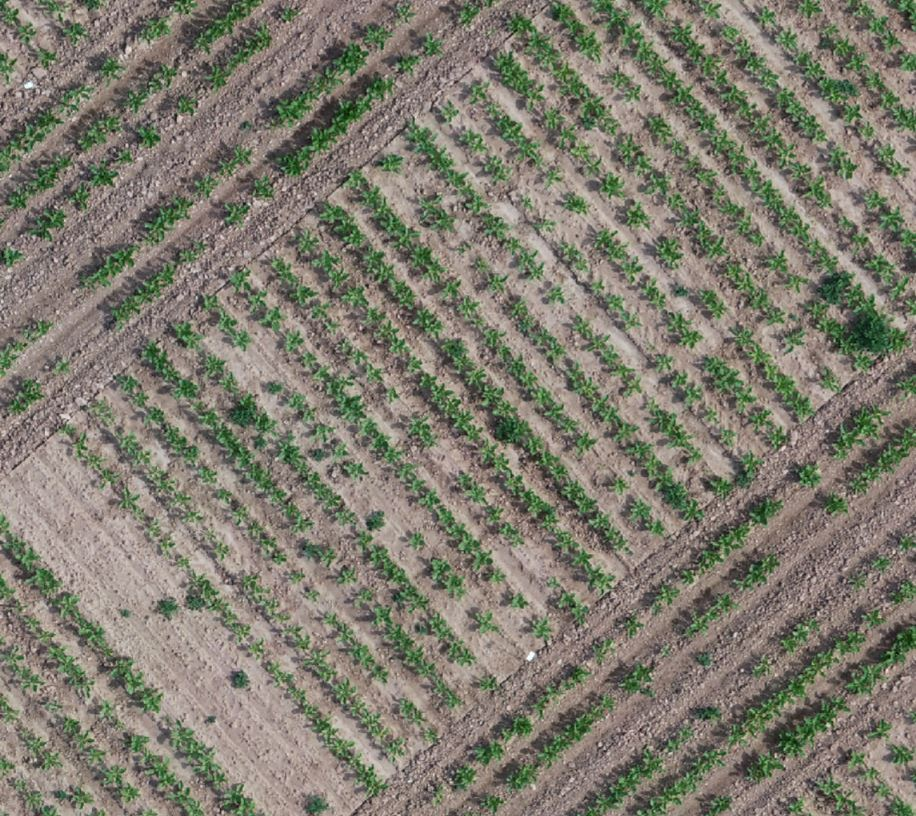
#> input picture examples/alignment/test2.JPG, 916 x 816 px, found by its file name
$ python cover_analysis.py
#> lines starting #> are read from the running program, lines starting #| are printed output that depends on the picture
### scripts/segmentation/segmentation.py
import cv2
import numpy as np
from skimage import filters
from scripts.analysis.maths import vari


# [5 lines left out: function filling, not called in this run]


def ratio_img(im, ax):
    # Calculate the representation of a certain channel relative to other channels for each pixel.
    return im[:, :, ax]/np.mean(im, axis=2)


# [9 lines left out: function otsu_mask, not called in this run]


def vari_mask(bgrim, kernel=(3,3)):
    v = vari(bgrim)
    v[v > 0] = 1
    v[v <= 0] = 0
    v = filling(v, np.ones(kernel, np.uint8))
    return v

### scripts/cover_analysis.py
# Automatic batch tool for assessing cover on RGB drone images in .JPG format.

# imports
import os
import cv2
import numpy as np
import matplotlib.pyplot as plt
from scipy.signal import find_peaks, savgol_filter
from scipy import optimize

import glob
from tkinter import filedialog
import pandas as pd
from sympy import symbols, solve

from scripts.segmentation.segmentation import otsu_mask, ratio_img, vari_mask
from scripts.analysis.analysis import cosine_func, calc_row_cover, calc_row_gaps
from scripts.align.align import align_image

# GLOBAL VARS
OUTPUT_FOLDER = "output" # The name of the output folder.
ROW_WIDTH = 200  # row width in pixels - change if necessary
# TODO: Automatic row width detection

ROW_FINDING = "periodic"  # 'periodic' or 'automatic'
AXIS = 1  # does not work yet, will implement if necessary
KERNEL = (3, 3)  # for masking - larger values = more blurry but less noisy mask
MASK_METHOD = 'VARI'  # VARI or OTSU. Recommended: VARI
THRESH = 0.2  # only relevant if method = OTSU
ALIGN = False


class DroneImg:
    def __init__(self, file_loc):
        self.rgb = cv2.imread(file_loc)
        self.bw = cv2.cvtColor(self.rgb, cv2.COLOR_RGB2GRAY)
        self.file_location = file_loc
        self.shape = self.rgb.shape
        # placeholders
        self.green = None
        self.rows = None
        self.fig = None
        self.window_length = int(ROW_WIDTH+int(not (ROW_WIDTH % 2)))  # window length has to be odd

    def mask(self):
        if MASK_METHOD == 'VARI':
            self.green = vari_mask(self.rgb, kernel=KERNEL)

        elif MASK_METHOD == 'OTSU':
            self.green = otsu_mask(self.rgb, kernel=KERNEL)

    # [52 lines left out: functions align, find_rows, find_rows2, not called in this run]

    def calc_row_cover(self):
        # Calculate average cover for each row.
        self.rows = calc_row_cover(self.rows, self.green)

    def calc_row_gaps(self):
        # Calculate gap postitions.
        self.rows = calc_row_gaps(self.rows, self.green, self.window_length, THRESH)

    # [20 lines left out: function rows_figure, not called in this run]


def main():
    d = filedialog.askdirectory()
#> the answer given: ../examples/alignment
    os.chdir(d)

    try:
        os.mkdir(OUTPUT_FOLDER)
    except FileExistsError:
        print("Warning: Target directory /{}/ already found. Files may be overwritten."
              .format(os.path.join(d, OUTPUT_FOLDER)))

    filelist = glob.glob("*.JPG")
    outlist = []

    for f in filelist:
        print(f)
        p = os.path.join(d, f)
        di = DroneImg(p)

        if ALIGN:
            di.align()

        di.mask()
        cv2.imwrite(os.path.join(d, os.path.join(OUTPUT_FOLDER, f[:-4] + "_mask.png")), 255*di.green)

        if ROW_FINDING == 'automatic':
            print("Trying to automatically determine row positions.")
            di.find_rows()
        elif ROW_FINDING == 'periodic':
            print("Trying to use a sinusoidal fit to determine row positions.")
            di.find_rows2()
        else:
            print("Provided row finding method not understood.")
            break

        print("Rows found: {}".format(len(di.rows)))
        di.calc_row_cover()
        di.calc_row_gaps()
        di.rows_figure(name=f)
        di.fig.savefig(os.path.join(d, os.path.join(OUTPUT_FOLDER, f[:-4] + ".png")))

        avgap = np.nanmean([100*len(v["gap_inds"])/di.shape[1] for v in di.rows.values()])
        out = [f, 100*np.nanmean(di.green), np.nanmean([v["cover"] for v in di.rows.values()]), avgap, len(di.rows.keys())]
        outlist.append(out)
#> this loop made 1 pass
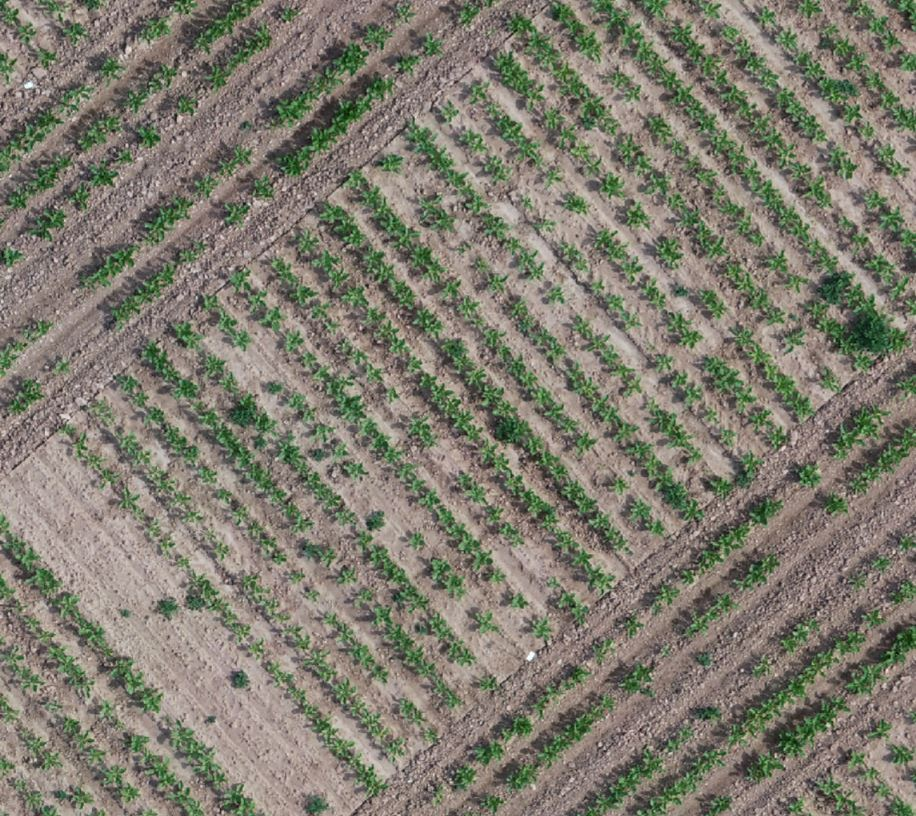
#> input picture examples/alignment/test2.JPG, 916 x 816 px, found by its file name
#> pass 1, in __init__, `self.bw = cv2.cvtColor(self.rgb, cv2.COLOR_RGB2GRAY)`:
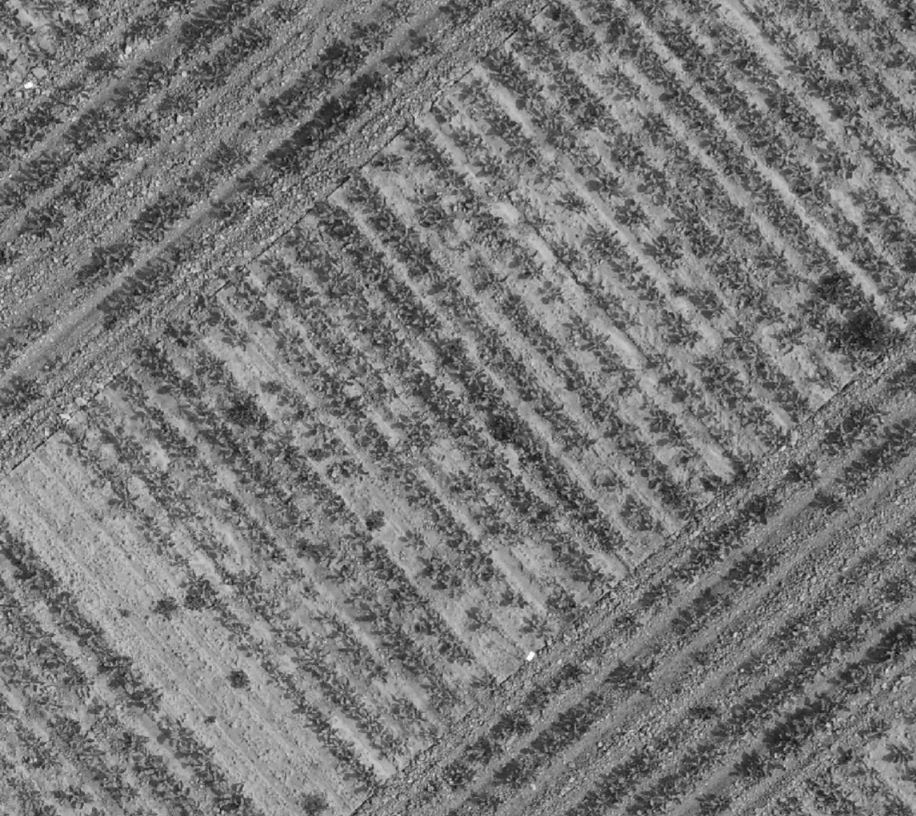
#> self.bw: shape (816, 916); min 10, max 254, mean 120.1
#> after the loop, outlist = []

    outfile = pd.DataFrame(outlist)
    outfile.columns = ["filename", "total_cover", "av_row_cover", "av_gaps", "rows"]
    outfile.to_csv(os.path.join(OUTPUT_FOLDER, "cover_statistics.csv"), sep='\t', index=False)


if __name__ == "__main__":
    print("Executing CoverAnalysis script.")
    main()
#> (the call stopped at in vari_mask, `v = vari(bgrim)`: scripts is not available in this run)
